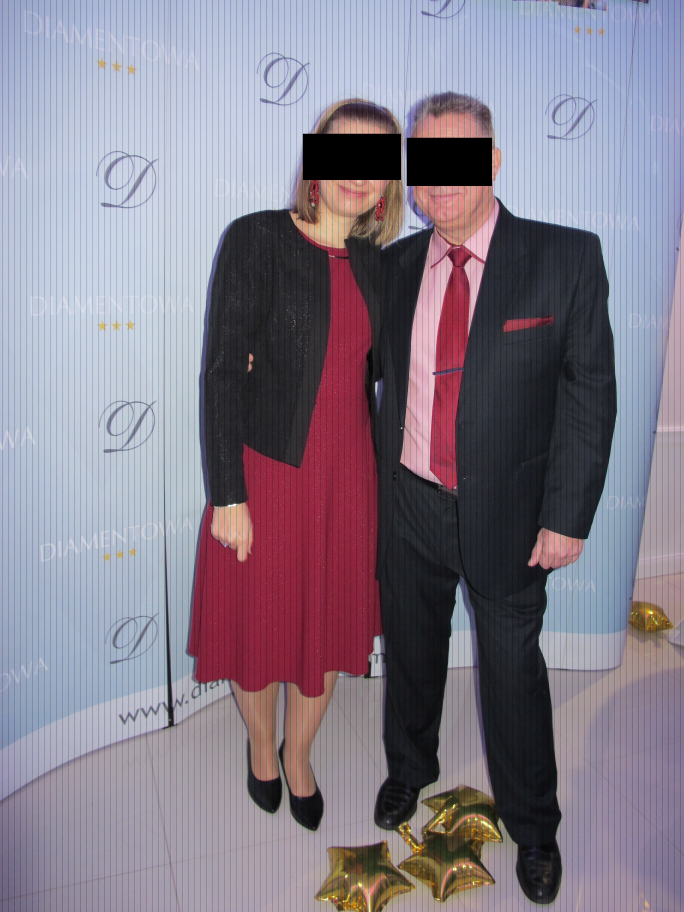
#> input picture Python/ImageProcessing/Data/problem.jpg, 2736 x 3648 px (shown at 1/4 size)
$ jupyter execute restoration.ipynb   (shell and % lines are left out)
#> lines starting #> are read from the running program, lines starting #| are printed output that depends on the picture
# Image restoration

Import the required modules.

[cell 1]
import matplotlib.pyplot as plt
import numpy as np
from pathlib import Path
import skimage.io

This is one of the original images, it clearly shows a pattern of dark horizontal lines across the entire image.

Read the image.

[cell 2]
img = skimage.io.imread('Data/problem.jpg')
#> img is the input picture: shape (3648, 2736, 3); mean R, G, B 133.1, 124.8, 138.8

[cell 3]
img.shape
#> Out = (3648, 2736, 3)

To identify the horizontal black lines, lets compute the average along axis 1 of the image. We also avarage over the three color channels.

[cell 4]
y_mean = img.mean(axis=0).mean(axis=1)
#> y_mean = 2736 values, max 203.6 at index 633, min 28.3 at index 1547, mean 132.2

[cell 5]
plt.plot(y_mean)
plt.xlim(0, 400);
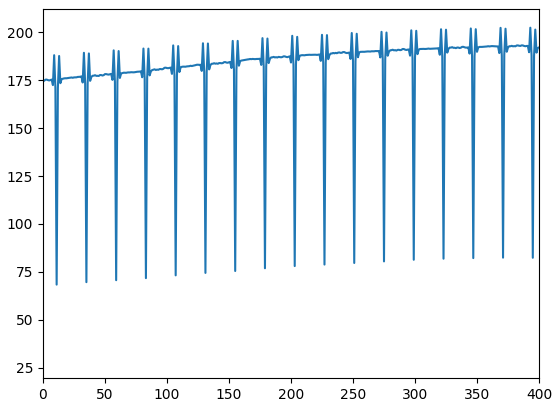
#> figure drawn by matplotlib, 1 panel; curve peaks at x = 633, y = 203.6

[cell 6]
plt.plot(y_mean)
plt.xlim(y_mean.shape[0] - 400, y_mean.shape[0]);
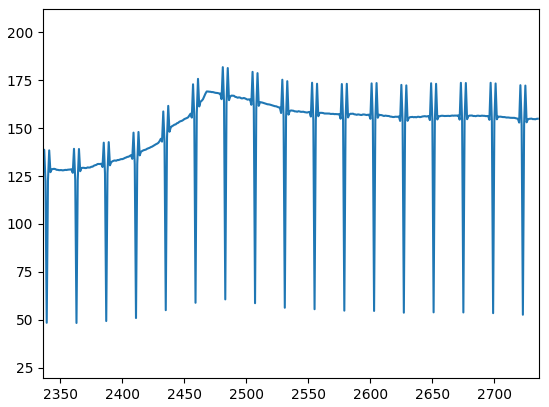
#> figure drawn by matplotlib, 1 panel; curve peaks at x = 633, y = 203.6

The shape is pretty peculiar, 5 lines are affected.

[cell 7]
plt.plot(y_mean)
plt.xlim(7, 18);
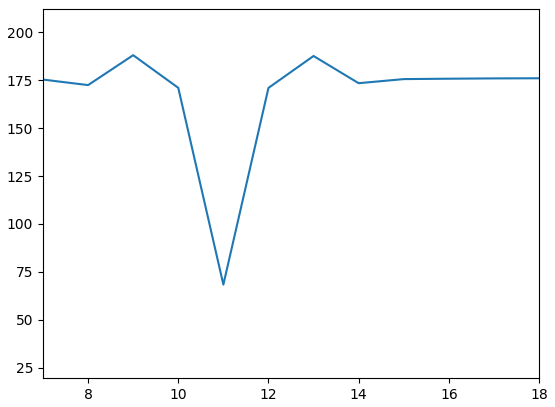
#> figure drawn by matplotlib, 1 panel; curve peaks at x = 633, y = 203.6

Let's check the three color channels separately.

[cell 8]
y_mean_colors = img.mean(axis=0)
#> y_mean_colors = 2736 rows, first 8: [162, 168.9, 192.5], [162.1, 169, 193.2], [162.4, 168.7, 194.9], [162.4, 168.8, 194.8], [162.5, 169.1, 193.6], [162.5, 169.2, 193], [162.3, 169.3, 193.6], [162.4, 169.6, 194]

[cell 9]
fig = plt.figure()
for i, color in enumerate(['red', 'green', 'blue']):
    axis = fig.add_subplot(3, 1, i + 1)
    axis.plot(y_mean_colors[:, i], color=color)
    axis.set_xlim(0, 300)
plt.tight_layout()
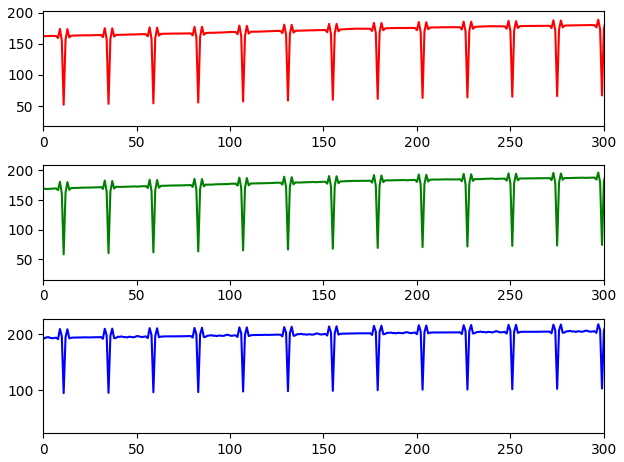
#> figure drawn by matplotlib, 3 panels; panel 1: curve peaks at x = 633, y = 193.5; panel 2: curve peaks at x = 633, y = 200.4; panel 3: curve peaks at x = 345, y = 218.7

Given the shape of the minima over the average values, it could be that the dark lines are not straight. Since this would complicate our task, let's verify.

[cell 10]
plt.plot(img[0, :, 0], label='first column')
plt.plot(img[-1, :, 0], label='last column')
plt.xlim(7, 17)
plt.legend();
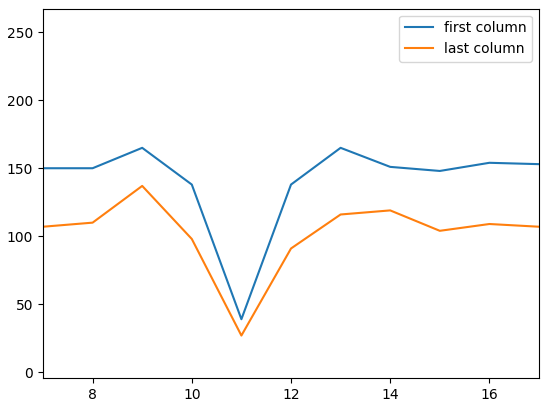
#> figure drawn by matplotlib, 1 panel; curve peaks at x = 2200, y = 193; curve peaks at x = 1479, y = 255

Compare the dark line with one that is a a distance of 4, and that should have the appropriate value.

[cell 11]
plt.plot(img[:, 7, 0], label="correct")
plt.plot(img[:, 11, 0], label="dark")
plt.xlim(0, 400)
plt.legend();
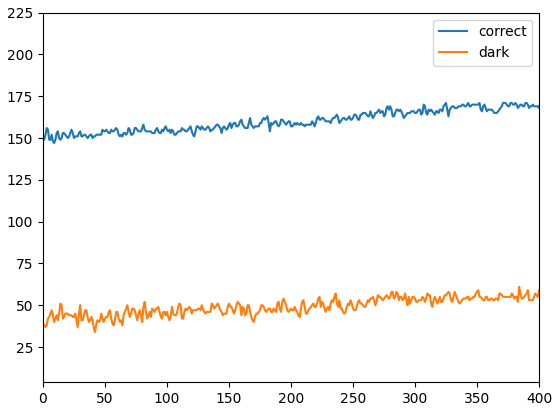
#> figure drawn by matplotlib, 1 panel; curve peaks at x = 1791, y = 215; curve peaks at x = 698, y = 91

Define a kernel for the 1D convolution.  The lines at distance 4 and 5 from the dark line should fully contribute, while lines closer to the dark line should be ignored.

Apply the convolution, starting at line 11, and further for every 24th line in the image.

[cell 12]
kernel = np.array(
    [1.0, 1.0, 0.0, 0.0, 0.0, 0.0, 0.0, 0.0, 0.0, 1.0, 1.0],
)
size = kernel.size//2
kernel /= sum(kernel)
new_img = img.copy()
for line in range(11, new_img.shape[1], 24):
    for color in range(new_img.shape[2]):
        left = line - size
        right = line + size + 1
        new_img[:, line, color] = img[:, left:right, color].reshape((img.shape[0], kernel.size)) @ kernel
    new_img[:, line - 3, :] = new_img[:, line - 4, :]
    new_img[:, line - 1, :] = new_img[:, line, :]
    new_img[:, line - 2, :] = new_img[:, line - 1, :]
    new_img[:, line + 1, :] = new_img[:, line, :].copy()
    new_img[:, line + 3, :] = img[:, line + 4, :].copy()
    new_img[:, line + 2, :] = new_img[:, line + 1, :]

[cell 13]
plt.plot(new_img[:, :, 0].mean(axis=0), label='restored')
plt.plot(img[:, :, 0].mean(axis=0), label='orignial')
plt.xlim(0, 100)
plt.legend();
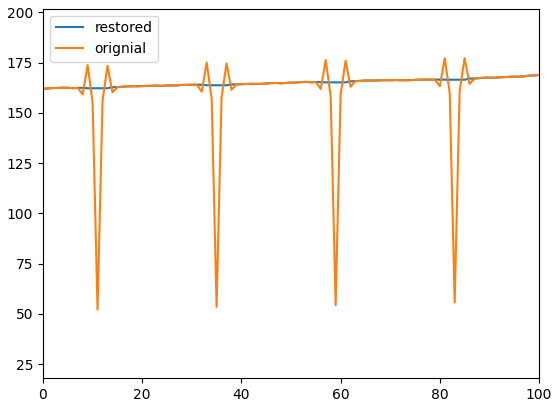
#> figure drawn by matplotlib, 1 panel; curve peaks at x = 642, y = 185.1; curve peaks at x = 633, y = 193.5

[cell 14]
plt.plot(new_img[:, :, 0].mean(axis=0), label='restored')
plt.plot(img[:, :, 0].mean(axis=0), label='orignial')
plt.xlim(5, 19)
plt.legend();
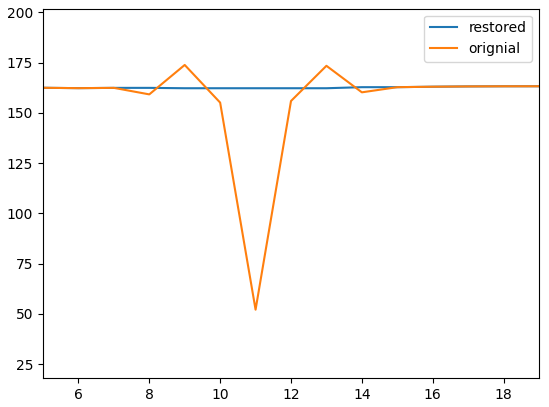
#> figure drawn by matplotlib, 1 panel; curve peaks at x = 642, y = 185.1; curve peaks at x = 633, y = 193.5

Save the new image to a JPEG file, and display it.

[cell 15]
skimage.io.imsave('Data/restored.jpg', new_img)
